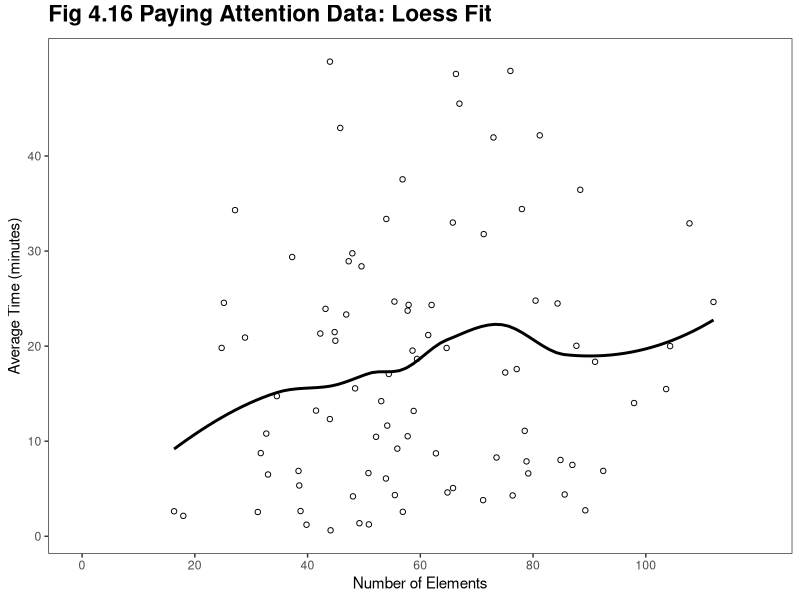
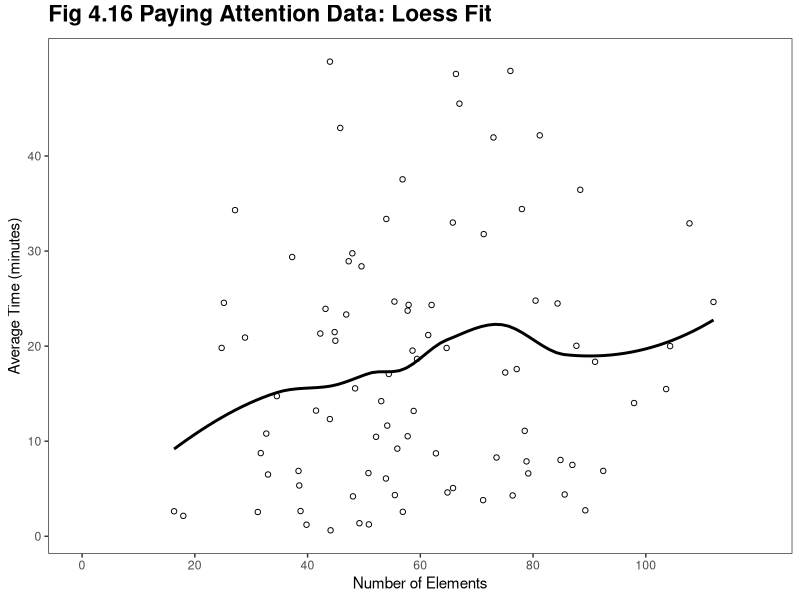

These charts were generated, in order, by the following R code:
## NOTE: THE DATA USED WAS SIMULATED, WE DID NOT HAVE ACCESS TO THE
##       RAW/ORIGINAL DATA.

library(ggplot2)

this_base <- "fig04-16_paying-attention-data-loess-fit"

set.seed(5)

my_data <- data.frame(x = rnorm(n = 150, mean = 60, sd = 20),
                      y = rnorm(n = 150, mean = 5, sd = 20))

my_data <- subset(my_data, y > 0 )

p <- ggplot(my_data, aes(x = x, y = y)) +
  geom_point(shape = 1) +
  geom_smooth(method = "loess", formula = y ~ x, se = FALSE, colour = "black") +
  scale_x_continuous(breaks = seq(0, 100, 20), limits = c(0, 120)) +
  scale_y_continuous(breaks = seq(0, 40, 10)) +
  labs(x = "Number of Elements", y = "Average Time (minutes)") + 
  ggtitle("Fig 4.16 Paying Attention Data: Loess Fit") +
  theme_bw() +
  theme(panel.grid.major = element_blank(),
        panel.grid.minor = element_blank(),
        plot.title = element_text(size = rel(1.5), face = "bold", vjust = 1.5))

p

ggsave(paste0(this_base, ".png"), p, width = 6, height = 5)
